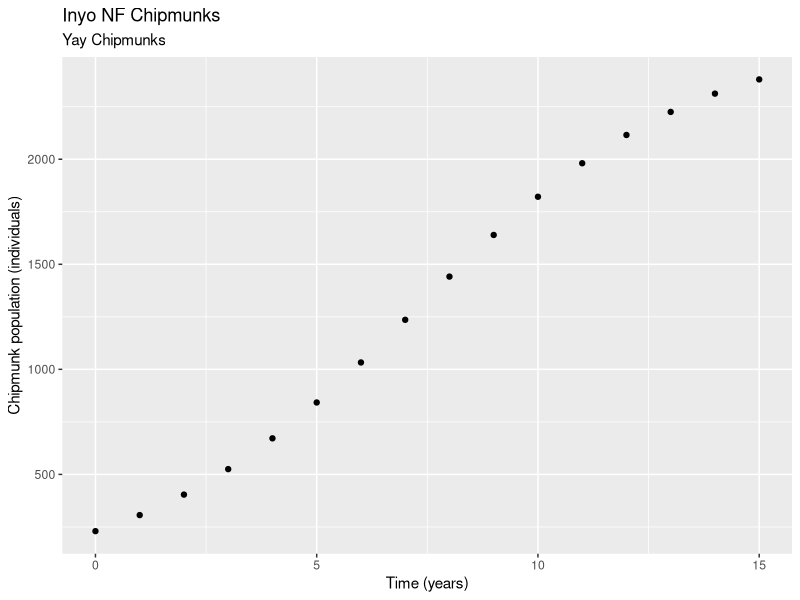

R code for this plot:
## ---- chunk 1
knitr::opts_chunk$set(echo = TRUE)

library(tidyverse)


## ---- chunk 2
# Examples of logarithms

log(4) 

exp(5)

#A test of log()

log(exp(1))

## ---- chunk 3
# A Sequence from 1 to 20, by 1

ex_1 <- seq(from = 1, to = 20, by = 1)

# vector from 0 to 40 by increments of 0.2
ex_2 <- seq(from = 0, to = 40, by = 0.2)

# vector from 1 to 5000 by increments of 10

## ---- chunk 4
pop_logistic <- function(capacity, init_pop, rate, time_yr) { 
  
 capacity/ (1 + ((capacity - init_pop)/ init_pop) * exp(-rate * time_yr))
  
}


## ---- chunk 5
# create a vector of times from 0 to 20 by increments of 0.5

time_vec <- seq(from = 0, to = 15, by = 1)
  
  
## ---- chunk 6

chipmunk_pop <- pop_logistic(capacity = 2580,init_pop = 230, rate = 0.32, time_yr = time_vec)

## ---- chunk 7

chipmunk_df <- data.frame(time_vec, chipmunk_pop)

chipmunk_df

## ---- chunk 8

ggplot(data = chipmunk_df, aes(x = time_vec, y = chipmunk_pop)) + 
  geom_point() +
  labs(x = "Time (years)", 
       y = "Chipmunk population (individuals)",
       title = "Inyo NF Chipmunks",
       subtitle = "Yay Chipmunks")


